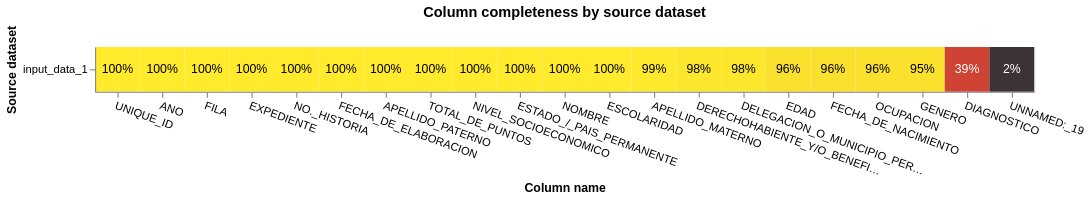

The code cell stored with this chart in its notebook:
### Markdown cell above
### Datos faltantes

### Code cell
from splink.exploratory import completeness_chart
from splink import DuckDBAPI
db_api = DuckDBAPI()
completeness_chart(df, db_api=db_api)

### Figure 1 — Vega-Lite specification as saved in the notebook (floating-point values rounded to 4 significant figures)
{"config": {"view": {"continuousWidth": 400, "continuousHeight": 300}}, "layer": [{"mark": "rect", "encoding": {"color": {"field": "completeness", "legend": null, "scale": {"scheme": "darkred", "zero": true}, "type": "quantitative"}, "tooltip": [{"field": "source_dataset", "title": "Source dataset", "type": "nominal"}, {"field": "total_rows_inc_nulls", "format": ",", "title": "# of records", "type": "quantitative"}, {"field": "column_name", "title": "Column name", "type": "nominal"}, {"field": "total_null_rows", "format": ",", "title": "# of nulls", "type": "quantitative"}, {"field": "completeness", "format": ".1%", "type": "quantitative"}], "x": {"axis": {"labelAngle": 20}, "field": "column_name", "sort": {"field": "mean_comp", "order": "descending"}, "title": "Column name", "type": "nominal"}, "y": {"field": "source_dataset", "title": "Source dataset", "type": "nominal"}}, "title": "Column completeness by source dataset", "transform": [{"joinaggregate": [{"op": "mean", "field": "completeness", "as": "mean_comp"}], "groupby": ["column_name"]}]}, {"mark": {"type": "text"}, "encoding": {"color": {"condition": {"test": "datum['completeness'] < 0.5", "value": "white"}, "value": "black"}, "text": {"field": "completeness", "format": ".0%", "type": "quantitative"}, "x": {"axis": {"labelAngle": 0}, "field": "column_name", "sort": {"field": "mean_comp", "order": "descending"}, "type": "nominal"}, "y": {"field": "source_dataset", "type": "nominal"}}, "transform": [{"joinaggregate": [{"op": "mean", "field": "completeness", "as": "mean_comp"}], "groupby": ["column_name"]}]}], "data": {"name": "data-5719b2e2a62db0a9144c00df3a89bdc7"}, "height": {"step": 40}, "width": {"step": 40}, "$schema": "https://vega.github.io/schema/vega-lite/v5.9.3.json", "datasets": {"data-5719b2e2a62db0a9144c00df3a89bdc7": [{"source_dataset": "input_data_1", "column_name": "UNIQUE_ID", "total_null_rows": 0, "total_rows_inc_nulls": 14796, "completeness": 1.0}, {"source_dataset": "input_data_1", "column_name": "ANO", "total_null_rows": 0, "total_rows_inc_nulls": 14796, "completeness": 1.0}, {"source_dataset": "input_data_1", "column_name": "FILA", "total_null_rows": 0, "total_rows_inc_nulls": 14796, "completeness": 1.0}, {"source_dataset": "input_data_1", "column_name": "EXPEDIENTE", "total_null_rows": 0, "total_rows_inc_nulls": 14796, "completeness": 1.0}, {"source_dataset": "input_data_1", "column_name": "NO._HISTORIA", "total_null_rows": 0, "total_rows_inc_nulls": 14796, "completeness": 1.0}, {"source_dataset": "input_data_1", "column_name": "FECHA_DE_ELABORACION", "total_null_rows": 0, "total_rows_inc_nulls": 14796, "completeness": 1.0}, {"source_dataset": "input_data_1", "column_name": "APELLIDO_PATERNO", "total_null_rows": 1, "total_rows_inc_nulls": 14796, "completeness": 0.9999}, {"source_dataset": "input_data_1", "column_name": "APELLIDO_MATERNO", "total_null_rows": 99, "total_rows_inc_nulls": 14796, "completeness": 0.9933}, {"source_dataset": "input_data_1", "column_name": "NOMBRE", "total_null_rows": 19, "total_rows_inc_nulls": 14796, "completeness": 0.9987}, {"source_dataset": "input_data_1", "column_name": "EDAD", "total_null_rows": 651, "total_rows_inc_nulls": 14796, "completeness": 0.956}, {"source_dataset": "input_data_1", "column_name": "FECHA_DE_NACIMIENTO", "total_null_rows": 651, "total_rows_inc_nulls": 14796, "completeness": 0.956}, {"source_dataset": "input_data_1", "column_name": "GENERO", "total_null_rows": 668, "total_rows_inc_nulls": 14796, "completeness": 0.9549}, {"source_dataset": "input_data_1", "column_name": "DIAGNOSTICO", "total_null_rows": 9070, "total_rows_inc_nulls": 14796, "completeness": 0.387}, {"source_dataset": "input_data_1", "column_name": "ESCOLARIDAD", "total_null_rows": 19, "total_rows_inc_nulls": 14796, "completeness": 0.9987}, {"source_dataset": "input_data_1", "column_name": "OCUPACION", "total_null_rows": 655, "total_rows_inc_nulls": 14796, "completeness": 0.9557}, {"source_dataset": "input_data_1", "column_name": "DERECHOHABIENTE_Y/O_BENEFICIARIO", "total_null_rows": 249, "total_rows_inc_nulls": 14796, "completeness": 0.9832}, {"source_dataset": "input_data_1", "column_name": "DELEGACION_O_MUNICIPIO_PERMANENTE", "total_null_rows": 251, "total_rows_inc_nulls": 14796, "completeness": 0.983}, {"source_dataset": "input_data_1", "column_name": "ESTADO_/_PAIS_PERMANENTE", "total_null_rows": 7, "total_rows_inc_nulls": 14796, "completeness": 0.9995}, {"source_dataset": "input_data_1", "column_name": "TOTAL_DE_PUNTOS", "total_null_rows": 5, "total_rows_inc_nulls": 14796, "completeness": 0.9997}, {"source_dataset": "input_data_1", "column_name": "NIVEL_SOCIOECONOMICO", "total_null_rows": 5, "total_rows_inc_nulls": 14796, "completeness": 0.9997}, {"source_dataset": "input_data_1", "column_name": "UNNAMED:_19", "total_null_rows": 14538, "total_rows_inc_nulls": 14796, "completeness": 0.01744}]}}
